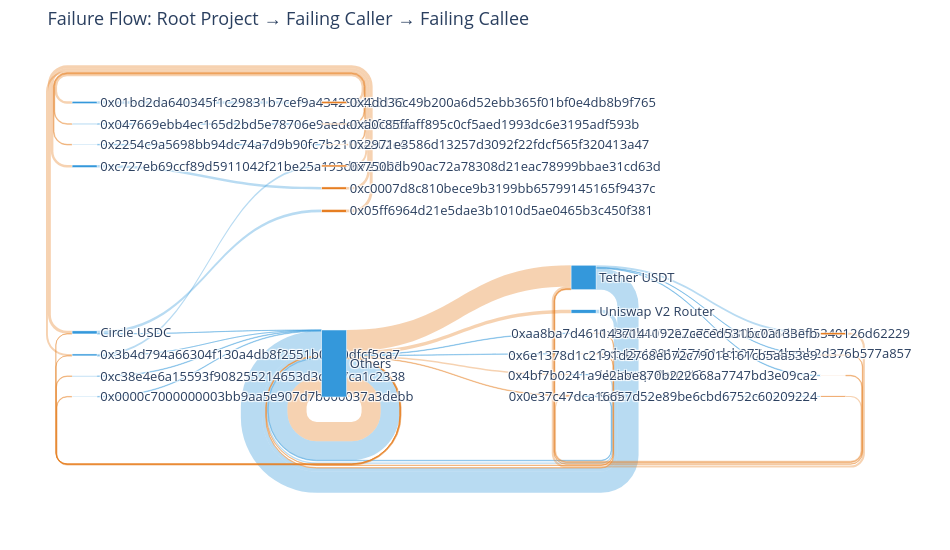

Notebook code cell kept with this figure:
### Markdown cell above
## 5. Failure Flow Sankey

The Sankey diagram below traces how failures propagate through the call graph. Each flow represents
a path from the **root project** (the contract the user's transaction originally called) through
the **failing caller** (the intermediary that forwarded insufficient gas) to the **failing callee**
(the contract where execution actually runs out of gas).

Wide flows indicate high-traffic failure paths — the most common ways EIP-7904 breaks transactions.

### Code cell
# Load failure path Sankey edges
fp_sankey = pd.read_csv(TABLES_DIR / 'failure_path_sankey_edges.csv', nrows=5000)
print(f"Failure Sankey edges: {fmt_count(len(fp_sankey))}")
print(f"Total status failures in sample: {fmt_count(fp_sankey['status_failures'].sum())}")

fig = plot_sankey(
    fp_sankey,
    columns=['root_project', 'failing_caller_project', 'failing_callee_project'],
    title='Failure Flow: Root Project → Failing Caller → Failing Callee',
    value_col='status_failures',
    min_flow=10,
    top_n=12,
    width=950, height=550,
)
fig.show()

### Figure 1 — Plotly figure (JSON) as saved in the notebook; plotly's stock layout.template omitted (floating-point values rounded to 4 significant figures)
{"data": [{"link": {"color": ["rgba(52,152,219,0.35)", "rgba(52,152,219,0.35)", "rgba(52,152,219,0.35)", "rgba(52,152,219,0.35)", "rgba(52,152,219,0.35)", "rgba(52,152,219,0.35)", "rgba(52,152,219,0.35)", "rgba(52,152,219,0.35)", "rgba(52,152,219,0.35)", "rgba(52,152,219,0.35)", "rgba(52,152,219,0.35)", "rgba(52,152,219,0.35)", "rgba(52,152,219,0.35)", "rgba(52,152,219,0.35)", "rgba(52,152,219,0.35)", "rgba(52,152,219,0.35)", "rgba(52,152,219,0.35)", "rgba(52,152,219,0.35)", "rgba(52,152,219,0.35)", "rgba(52,152,219,0.35)", "rgba(52,152,219,0.35)", "rgba(230,126,34,0.35)", "rgba(230,126,34,0.35)", "rgba(230,126,34,0.35)", "rgba(230,126,34,0.35)", "rgba(230,126,34,0.35)", "rgba(230,126,34,0.35)", "rgba(230,126,34,0.35)", "rgba(230,126,34,0.35)", "rgba(230,126,34,0.35)", "rgba(230,126,34,0.35)", "rgba(230,126,34,0.35)", "rgba(230,126,34,0.35)", "rgba(230,126,34,0.35)", "rgba(230,126,34,0.35)", "rgba(230,126,34,0.35)", "rgba(230,126,34,0.35)", "rgba(230,126,34,0.35)", "rgba(230,126,34,0.35)", "rgba(230,126,34,0.35)", "rgba(230,126,34,0.35)", "rgba(230,126,34,0.35)"], "source": [0, 1, 2, 3, 4, 4, 5, 6, 7, 7, 8, 8, 8, 9, 9, 10, 10, 10, 10, 11, 12, 18, 21, 15, 22, 13, 23, 16, 14, 24, 19, 20, 17, 8, 8, 8, 8, 8, 8, 8, 8, 8], "target": [8, 13, 14, 15, 16, 8, 8, 17, 18, 8, 19, 20, 8, 21, 8, 22, 23, 24, 8, 8, 8, 7, 9, 3, 10, 1, 10, 4, 2, 10, 8, 8, 6, 0, 4, 5, 7, 8, 9, 10, 11, 12], "value": [589, 2412, 734, 692, 2011, 13, 558, 2619, 3044, 165, 404, 486, 19905, 1165, 578, 627, 482, 2224, 22161, 1333, 3617, 3044, 1165, 692, 627, 2412, 482, 2011, 734, 2224, 404, 486, 2619, 589, 13, 558, 165, 19905, 578, 22161, 1333, 3617]}, "node": {"color": ["#3498db", "#3498db", "#3498db", "#3498db", "#3498db", "#3498db", "#3498db", "#3498db", "#3498db", "#3498db", "#3498db", "#3498db", "#3498db", "#e67e22", "#e67e22", "#e67e22", "#e67e22", "#e67e22", "#e67e22", "#e67e22", "#e67e22", "#e67e22", "#e67e22", "#e67e22", "#e67e22"], "label": ["0x0000c7000000003bb9aa5e907d7b000037a3debb", "0x01bd2da640345f1c29831b7cef9a434298408172", "0x047669ebb4ec165d2bd5e78706e9aede04bf095a", "0x2254c9a5698bb94dc74a7d9b90fc7b2105aa02c4", "0x3b4d794a66304f130a4db8f2551b0070dfcf5ca7", "0xc38e4e6a15593f908255214653d3d947ca1c2338", "0xc727eb69ccf89d5911042f21be25a193d67e2c23", "Circle USDC", "Others", "Safe", "Tether USDT", "Uniswap Permit2", "Uniswap V2 Router", "0x4dd36c49b200a6d52ebb365f01bf0e4db8b9f765", "0xa0c85ffaff895c0cf5aed1993dc6e3195adf593b", "0x2971e3586d13257d3092f22fdcf565f320413a47", "0x750bdb90ac72a78308d21eac78999bbae31cd63d", "0xc0007d8c810bece9b3199bb65799145165f9437c", "0x05ff6964d21e5dae3b1010d5ae0465b3c450f381", "0xb43c1981d57161dcb077ee4bcbb2d376b577a857", "0xbe0b407782a7599380fa726db315340126d62229", "0x0e37c47dca16657d52e89be6cbd6752c60209224", "0x4bf7b0241a9e2abe870b222668a7747bd3e09ca2", "0x6e1378d1c2191d2768eb72c7901e161cb5aa53e9", "0xaa8ba7d4611437141192e7ceced531bc0a133efb"], "line": {"color": "white", "width": 0.5}, "pad": 20, "thickness": 25}, "type": "sankey"}], "layout": {"font": {"size": 13}, "height": 550, "margin": {"b": 20, "l": 20, "r": 20, "t": 50}, "title": {"text": "Failure Flow: Root Project → Failing Caller → Failing Callee"}, "width": 950}}
